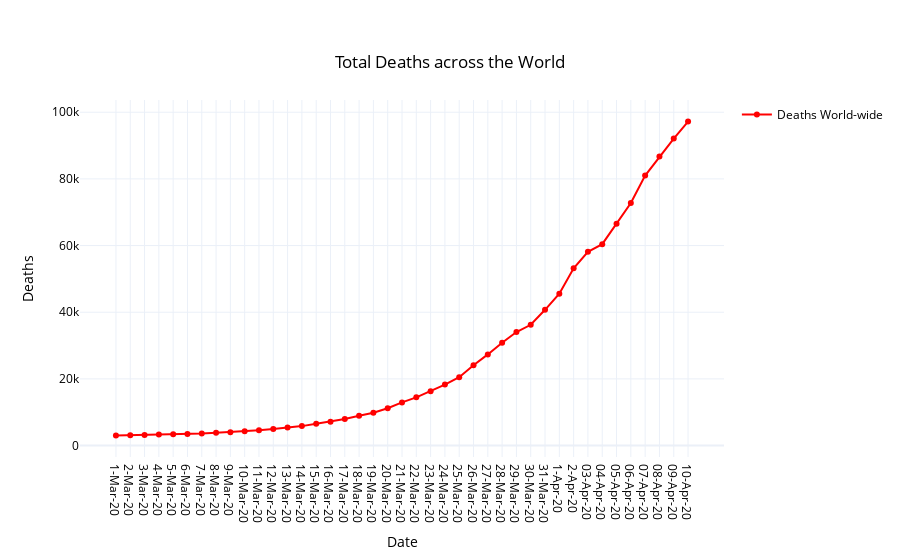

This figure's notebook cell:
### Code cell
fig = go.Figure(data=go.Scatter(x=df['DATE'], y=df['DEATHS'], name='Deaths World-wide', mode='lines+markers', 
                                line_color='red'))
fig.update_layout(
    showlegend=True,
    title= {
        'text': 'Total Deaths across the World',
        'y':0.9,
        'x':0.5,
        'xanchor': 'center',
        'yanchor': 'top'
    },
    
    xaxis_title="Date",
    yaxis_title="Deaths",
    template='plotly_white',
    font=dict(
        color="black"
    )
)
fig.show()

### Figure 1 — Plotly figure (JSON) as saved in the notebook; plotly's stock layout.template omitted (floating-point values rounded to 4 significant figures)
{"data": [{"line": {"color": "red"}, "mode": "lines+markers", "name": "Deaths World-wide", "type": "scatter", "x": ["1-Mar-20", "2-Mar-20", "3-Mar-20", "4-Mar-20", "5-Mar-20", "6-Mar-20", "7-Mar-20", "8-Mar-20", "9-Mar-20", "10-Mar-20", "11-Mar-20", "12-Mar-20", "13-Mar-20", "14-Mar-20", "15-Mar-20", "16-Mar-20", "17-Mar-20", "18-Mar-20", "19-Mar-20", "20-Mar-20", "21-Mar-20", "22-Mar-20", "23-Mar-20", "24-Mar-20", "25-Mar-20", "26-Mar-20", "27-Mar-20", "28-Mar-20", "29-Mar-20", "30-Mar-20", "31-Mar-20", "1-Apr-20", "2-Apr-20", "03-Apr-20", "04-Apr-20", "05-Apr-20", "06-Apr-20", "07-Apr-20", "08-Apr-20", "09-Apr-20", "10-Apr-20"], "y": [3050, 3117, 3202, 3285, 3387, 3494, 3599, 3827, 4025, 4296, 4628, 4981, 5429, 5833, 6519, 7161, 7978, 8951, 9828, 11186, 12948, 14457, 16312, 18295, 20500, 24073, 27343, 30861, 34064, 36233, 40728, 45532, 53167, 58109, 60427, 66520, 72769, 81010, 86748, 92109, 97185]}], "layout": {"font": {"color": "black"}, "showlegend": true, "title": {"text": "Total Deaths across the World", "x": 0.5, "xanchor": "center", "y": 0.9, "yanchor": "top"}, "xaxis": {"title": {"text": "Date"}}, "yaxis": {"title": {"text": "Deaths"}}}}
